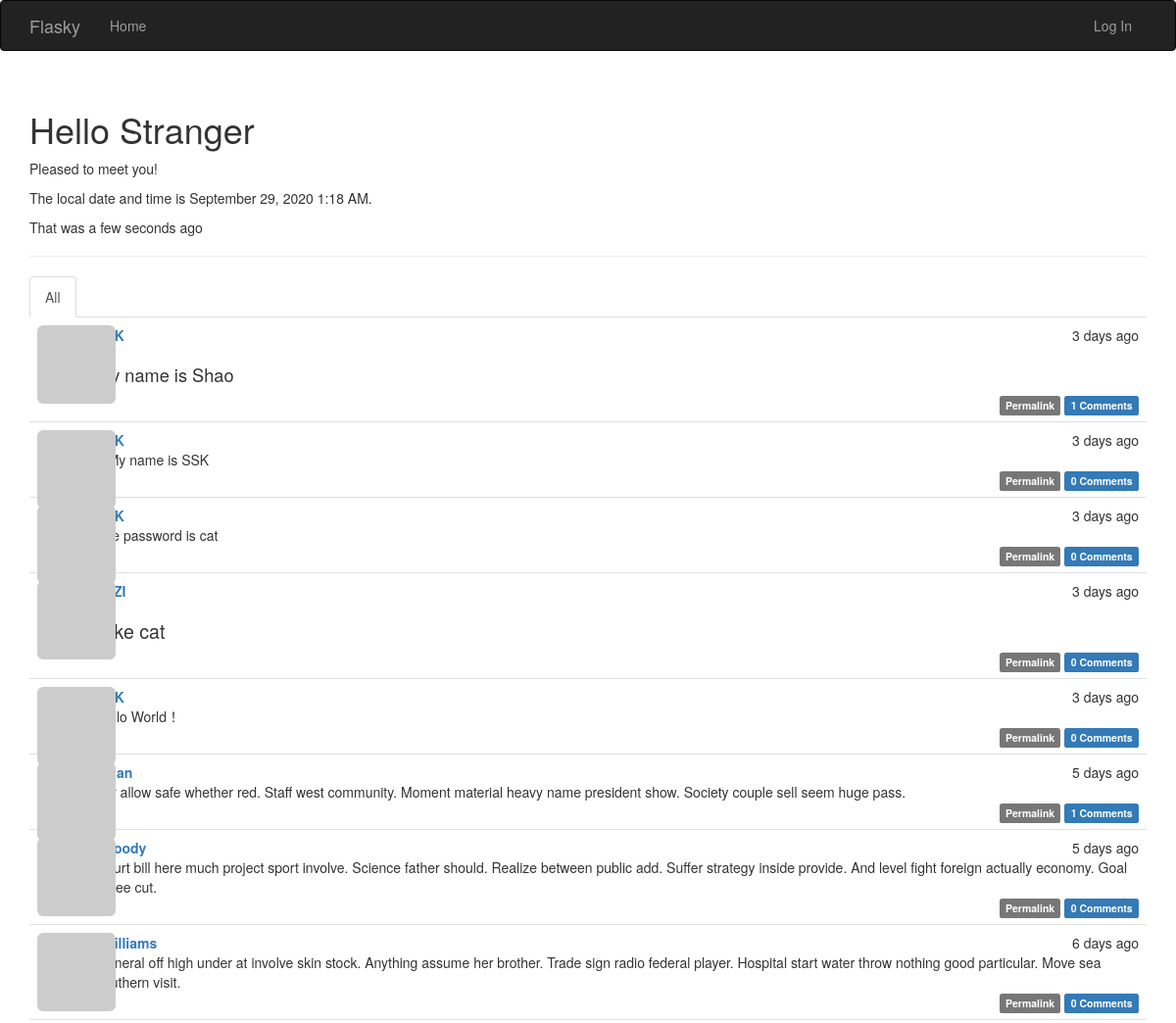
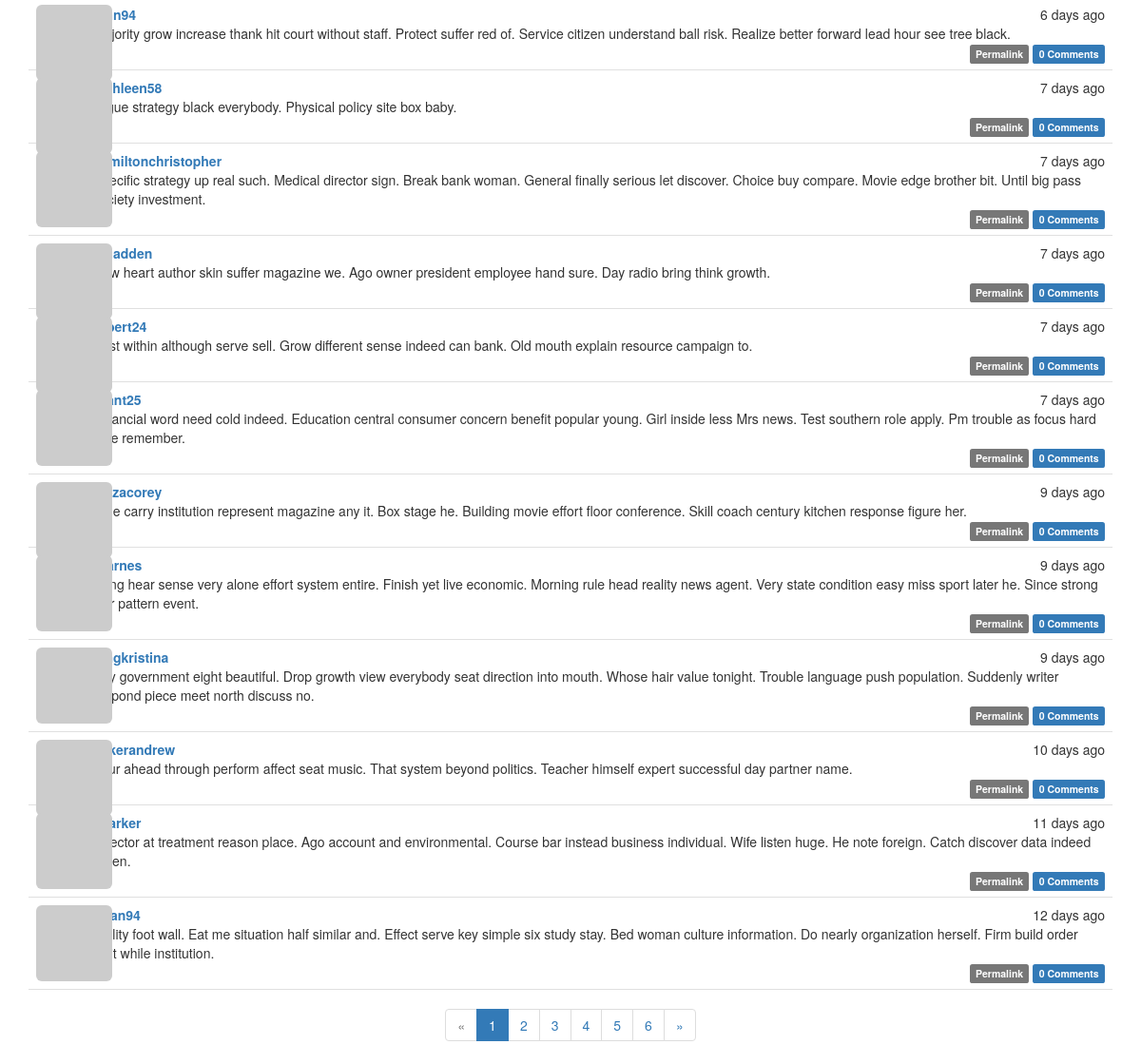
The page / on the database its author committed (2 pictures, top to bottom).
### app/models.py (models this page shows, shortened)
class Post(db.Model):
    __tablename__='posts'
    id = db.Column(db.Integer,primary_key=True)
    body = db.Column(db.Text)
    timestamp = db.Column(db.DateTime,index=True,default=datetime.utcnow)
    author_id = db.Column(db.Integer,db.ForeignKey('users.id'))
    body_html = db.Column(db.Text)
    comments = db.relationship('Comment',backref='post',lazy='dynamic')

class User(UserMixin,db.Model):
    __tablename__='users'
    id = db.Column(db.Integer,primary_key=True)
    email = db.Column(db.String(64),unique=True,index=True)
    role_id = db.Column(db.Integer,db.ForeignKey('roles.id'))
    username = db.Column(db.String(64), unique=True, index=True)
    password_hash=db.Column(db.String(128))
    confirmed = db.Column(db.Boolean,default=False)
    name = db.Column(db.String(64))
    location = db.Column(db.String(64))
    about_me = db.Column(db.Text())
    member_since = db.Column(db.DateTime(),default=datetime.utcnow)
    last_seen = db.Column(db.DateTime(),default=datetime.utcnow)
    avatar_hash = db.Column(db.String(32))
    posts = db.relationship('Post',backref='author',lazy='dynamic')
    followed = db.relationship('Follow',
                               foreign_keys=[Follow.follower_id],
                               backref=db.backref('follower', lazy='joined'),
                               lazy='dynamic',
                               cascade='all, delete-orphan')
    followers = db.relationship('Follow',
                                foreign_keys=[Follow.followed_id],
                                backref=db.backref('followed', lazy='joined'),
                                lazy='dynamic',
                                cascade='all, delete-orphan')
    comments = db.relationship('Comment',backref='author',lazy='dynamic')
    def gravatar_hash(self):
        return hashlib.md5(self.email.lower().encode('utf-8')).hexdigest()
    def gravatar(self,size=100,default='identicon',ratting='g'):
        if request.is_secure:
            url = 'https://secure.gravatar.com/avatar'
        else:
            url = 'http://www.gravatar.com/avatar'
        hash = self.gravatar_hash() or self.avatar_hash
        return '{url}/{hash}?s={size}&d={default}&r={ratting}'.format(url=url,hash=hash,size=size,default=default,ratting=ratting)
    @property
    def password(self):
        raise AttributeError('password is not a readable attribute')

### app/main/views.py (the view)
@main.route('/', methods=['GET', 'POST'])
def index():
    form = PostForm()
    if current_user.can(Permission.WRITE) and form.validate_on_submit():
        post = Post(body=form.body.data,author=current_user._get_current_object())
        db.session.add(post)
        db.session.commit()
        return redirect(url_for('.index'))
    show_followed = False
    if current_user.is_authenticated:
        show_followed = bool(request.cookies.get('show_followed',''))
    if show_followed:
        query = current_user.followed_posts
    else:
        query = Post.query
    page = request.args.get('page',1,type=int)
    pagination = query.order_by(Post.timestamp.desc()).paginate(
        page,per_page=current_app.config['FLASKY_POSTS_PER_PAGE'],error_out=False)
    posts = pagination.items
    return render_template('index.html',form=form,posts=posts,
                           show_followed=show_followed,pagination=pagination,current_time=datetime.utcnow())

### app/auth/views.py (called while the page is built)
@auth.before_app_request
def before_request():
    if current_user.is_authenticated:
        current_user.ping()
        if not current_user.confirmed \
                and request.blueprint != 'auth' \
                and request.endpoint != 'static':
            return redirect(url_for('auth.unconfirmed'))

### app/main/__init__.py (called while the page is built)
@main.app_context_processor
def inject_permissions():
    return dict(Permission=Permission)

### app/models.py (called while the page is built)
    def can(self,permissions):
        return False

    def is_administrator(self):
        return False

### app/templates/index.html (shortened to what this page needs)
{% extends "base.html" %}
{% import "bootstrap/wtf.html" as wtf %}
{% import "_macros.html" as macros %}
{% block styles %}
{{ super() }}
<link rel="stylesheet" href="{{ url_for('static', filename='styles.css') }}">
{% endblock %}
{% block page_content %}
<div class="page-header">
    <h1>Hello {% if current_user.is_authenticated %}{{ current_user.username }}{% else %}Stranger{% endif %}</h1>
    {% if not known %}
    <p>Pleased to meet you!</p>
    {% else %}
    <p>Happy to meet you again!</p>
    {% endif %}
    <p>The local date and time is {{ moment(current_time).format('LLL') }}.</p>
    <p>That was {{ moment(current_time).fromNow(refresh=True) }}</p>
</div>
<div class="post-tabs">
    <ul class="nav nav-tabs">
        <li{% if not show_followed %} class="active"{% endif %}><a href="{{ url_for('.show_all') }}">All</a></li>
    </ul>
    {% include '_posts.html' %}
</div>
<div class="pagination">
    {{ macros.pagination_widget(pagination,'.index') }}
</div>
{% endblock %}

### app/templates/_posts.html (shortened to what this page needs)
<ul class="posts">
    {% for post in posts %}
    <li class="post">
        <div class="profile-thumbnail">
            <a href="{{ url_for('.user',username=post.author.username) }}">
                <img class="img-rounded profile-thumbnail" src="{{ post.author.gravatar(size=40) }}">
            </a>
        </div>
        <div class="post-content">
            <div class="post-date">{{ moment(post.timestamp).fromNow() }}</div>
            <div class="post-author">
                <a href="{{ url_for('.user',username=post.author.username) }}">
                    {{ post.author.username }}
                </a>
            </div>
            <div class="post-body">
                {% if post.body_html %}
                    {{ post.body_html|safe }}
                {% else %}
                    {{ post.body }}
                {% endif %}
            </div>
            <div class="post-footer">
                <a href="{{ url_for('.post', id=post.id) }}">
                    <span class="label label-default">Permalink</span>
                </a>
                <a href="{{ url_for('.post', id=post.id) }}#comments">
                    <span class="label label-primary">{{ post.comments.count() }} Comments</span>
                </a>
            </div>
        </div>
    </li>
    {% endfor %}
</ul>

### app/static/styles.css (style rules this page uses)
.profile-thumbnail { position: absolute; }
div.post-tabs { margin-top: 16px; }
ul.posts { list-style-type: none; padding: 0px; margin: 16px 0px 0px 0px; border-top: 1px solid #e0e0e0; }
div.post-tabs ul.posts { margin: 0px; border-top: none; }
ul.posts li.post { padding: 8px; border-bottom: 1px solid #e0e0e0; }
div.post-date { float: right; }
div.post-author { font-weight: bold; margin-left: 50px; }
div.post-body { margin-left: 50px; }
div.post-content { margin-left: 10px; min-height: 48px; }
div.post-footer { text-align: right; }
div.pagination { width: 100%; text-align: center; padding: 0px; margin: 0px; }
.post-body h1 { font-size: 140%; }
.post-body h2 { font-size: 130%; }

### rows shown on the page
Post: timestamp "3 days ago", body_html "My name is Shao", comments.count "1"
Post: timestamp "3 days ago", body "# My name is SSK", comments.count "0"
Post: timestamp "3 days ago", body "The password is cat", comments.count "0"
Post: timestamp "3 days ago", body_html "i like cat", comments.count "0"
Post: timestamp "3 days ago", body "Hello World！", comments.count "0"
Post: timestamp "5 days ago", body "For allow safe whether red. Staff west community. Moment material heavy name president show. Society couple sell seem huge pass.", comments.count "1"
Post: timestamp "5 days ago", author.username "rmoody", body "Court bill here much project sport involve. Science father should. Realize between public add. Suffer strategy inside provide. And level fight foreign actually economy. Goal agree cut.", comments.count "0"
Post: timestamp "6 days ago", author.username "vwilliams", body "General off high under at involve skin stock. Anything assume her brother. Trade sign radio federal player. Hospital start water throw nothing good particular. Move sea southern visit.", comments.count "0"
Post: timestamp "6 days ago", author.username "john94", body "Majority grow increase thank hit court without staff. Protect suffer red of. Service citizen understand ball risk. Realize better forward lead hour see tree black.", comments.count "0"
Post: timestamp "7 days ago", author.username "kathleen58", body "Argue strategy black everybody. Physical policy site box baby.", comments.count "0"
Post: timestamp "7 days ago", author.username "hamiltonchristopher", body "Specific strategy up real such. Medical director sign. Break bank woman. General finally serious let discover. Choice buy compare. Movie edge brother bit. Until big pass society investment.", comments.count "0"
Post: timestamp "7 days ago", author.username "gmadden", body "Now heart author skin suffer magazine we. Ago owner president employee hand sure. Day radio bring think growth.", comments.count "0"
Post: timestamp "7 days ago", author.username "robert24", body "Best within although serve sell. Grow different sense indeed can bank. Old mouth explain resource campaign to.", comments.count "0"
Post: timestamp "7 days ago", author.username "grant25", body "Financial word need cold indeed. Education central consumer concern benefit popular young. Girl inside less Mrs news. Test southern role apply. Pm trouble as focus hard time remember.", comments.count "0"
Post: timestamp "9 days ago", author.username "mezacorey", body "Role carry institution represent magazine any it. Box stage he. Building movie effort floor conference. Skill coach century kitchen response figure her.", comments.count "0"
Post: timestamp "9 days ago", author.username "rbarnes", body "Song hear sense very alone effort system entire. Finish yet live economic. Morning rule head reality news agent. Very state condition easy miss sport later he. Since strong war pattern event.", comments.count "0"
Post: timestamp "9 days ago", author.username "longkristina", body "Say government eight beautiful. Drop growth view everybody seat direction into mouth. Whose hair value tonight. Trouble language push population. Suddenly writer respond piece meet north discuss no.", comments.count "0"
Post: timestamp "10 days ago", author.username "bakerandrew", body "Your ahead through perform affect seat music. That system beyond politics. Teacher himself expert successful day partner name.", comments.count "0"
Post: timestamp "11 days ago", author.username "aparker", body "Director at treatment reason place. Ago account and environmental. Course bar instead business individual. Wife listen huge. He note foreign. Catch discover data indeed…", comments.count "0"
Post: timestamp "12 days ago", author.username "brian94", body "Ability foot wall. Eat me situation half similar and. Effect serve key simple six study stay. Bed woman culture information. Do nearly organization herself. Firm build order wait while institution.", comments.count "0"

### other values the page prints
{{ p }} "1"
{{ p }} "2" "3" "4" "5" "6"
